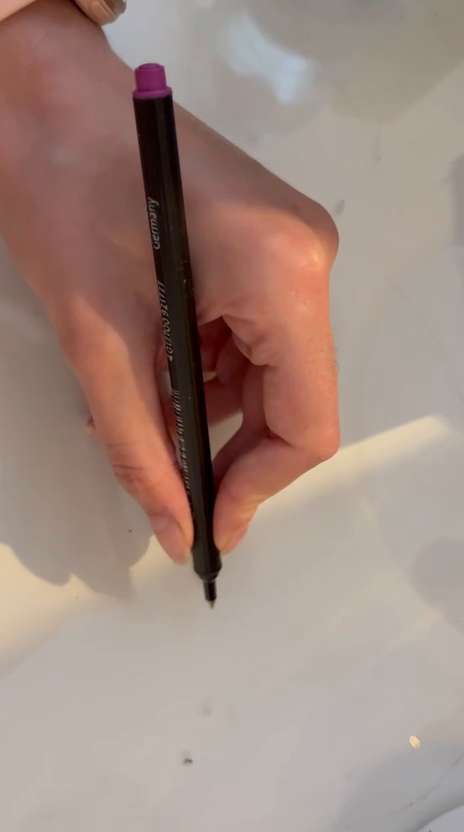
#> input picture frame 41 of Tool_tracking_pen/test_videos/test.mp4, 464 x 832 px, given in place of test8.mp4, which was not available
$ python predict_.video_frames.py
#> lines starting #> are read from the running program, lines starting #| are printed output that depends on the picture; pictures that were not available may be replaced by others from this repository, and a replacement may not be noted
from pathlib import Path
import sys
import os
import subprocess
import cv2

# config.py laden
PROJECT_SCRIPTS = Path(__file__).resolve().parents[1]
PROJECT_ROOT = Path(__file__).resolve().parents[2]

sys.path.insert(0, str(PROJECT_SCRIPTS))
import config as cfg


# nnU-Net Pfade setzen
os.environ["nnUNet_raw"] = str(cfg.NNUNET_RAW)
os.environ["nnUNet_preprocessed"] = str(cfg.NNUNET_PREPROCESSED)
os.environ["nnUNet_results"] = str(cfg.NNUNET_RESULTS)


# Video- und Ausgabeordner
VIDEO_PATH = PROJECT_ROOT / "videos" / "test8.mp4"

FRAME_DIR = PROJECT_ROOT / "videos" / "frames_for_prediction"
MASK_DIR = PROJECT_ROOT / "videos" / "predicted_masks"


# nnU-Net Einstellungen
DATASET_ID = "100"
CONFIGURATION = "2d"
FOLD = "0"
TRAINER = "nnUNetTrainer"
CHECKPOINT = "checkpoint_final.pth"
DEVICE = "cpu"

TARGET_SIZE = (432, 432)


# Ordner erstellen und alte Dateien löschen
FRAME_DIR.mkdir(parents=True, exist_ok=True)
MASK_DIR.mkdir(parents=True, exist_ok=True)

for folder in [FRAME_DIR, MASK_DIR]:
    for f in folder.glob("*"):
        if f.is_file():
            f.unlink()


# Video öffnen
cap = cv2.VideoCapture(str(VIDEO_PATH))

if not cap.isOpened():
    raise Exception(f"Video konnte nicht geöffnet werden: {VIDEO_PATH}")

fps = cap.get(cv2.CAP_PROP_FPS)
width = int(cap.get(cv2.CAP_PROP_FRAME_WIDTH))
height = int(cap.get(cv2.CAP_PROP_FRAME_HEIGHT))

print(f"Video geladen: {VIDEO_PATH}")
print(f"FPS: {fps}, Größe: {width}x{height}")


# Video Frame für Frame speichern
frame_idx = 0

while True:
    ret, frame = cap.read()
#> frame is the input picture: shape (832, 464, 3); mean B, G, R 129.1, 138.6, 161.4

    if not ret:
        break

    # Frame auf Modellgröße bringen
    resized = cv2.resize(
        frame,
        TARGET_SIZE,
        interpolation=cv2.INTER_AREA
    )
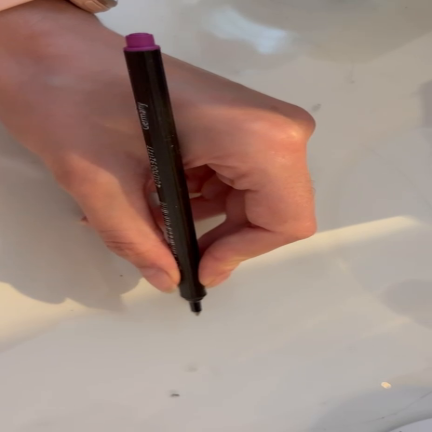
#> resized: shape (432, 432, 3); mean B, G, R 129.1, 138.6, 161.4

    # Farbkanäle trennen
    b, g, r = cv2.split(resized)
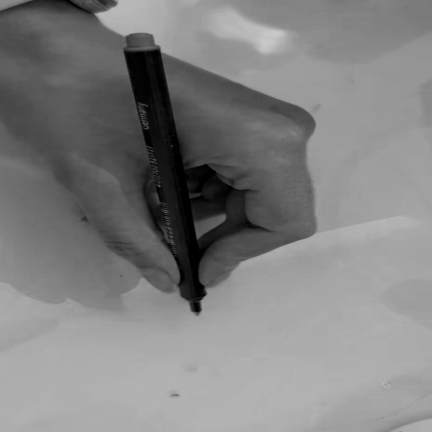
#> b: shape (432, 432); min 0, max 201, mean 129.1
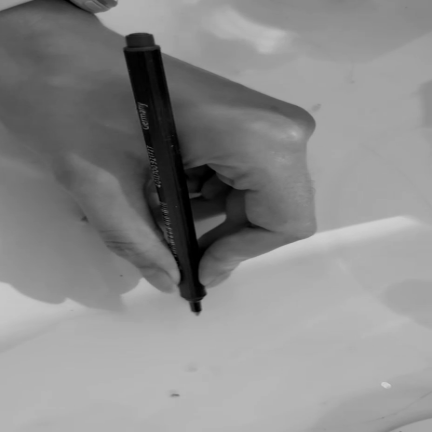
#> g: shape (432, 432); min 0, max 209, mean 138.6
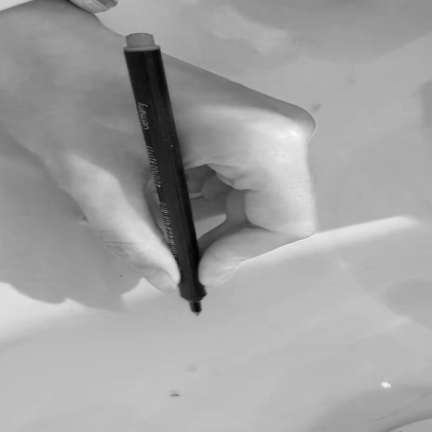
#> r: shape (432, 432); min 0, max 254, mean 161.4

    case_name = f"frame_{frame_idx:04d}"

    # Kanäle im nnU-Net Format speichern
    cv2.imwrite(str(FRAME_DIR / f"{case_name}_0000.png"), b)
    cv2.imwrite(str(FRAME_DIR / f"{case_name}_0001.png"), g)
    cv2.imwrite(str(FRAME_DIR / f"{case_name}_0002.png"), r)

    frame_idx += 1

cap.release()

print(f"{frame_idx} Frames gespeichert in: {FRAME_DIR}")
print(f"{frame_idx * 3} Kanal-Dateien gespeichert.")


# Beispiel-Frame prüfen
example_files = sorted(FRAME_DIR.glob("frame_0000_*.png"))

print("Beispiel-Dateien für frame_0000:")
for f in example_files:
    print(f.name)

if len(example_files) != 3:
    raise RuntimeError(
        "Fehler: Für frame_0000 wurden nicht 3 Kanal-Dateien gespeichert. "
        "Erwartet: frame_0000_0000.png, frame_0000_0001.png, frame_0000_0002.png"
    )


# Anzahl der gespeicherten Dateien prüfen
all_pngs = list(FRAME_DIR.glob("*.png"))
expected_pngs = frame_idx * 3

print(f"PNG-Dateien im Input-Ordner: {len(all_pngs)}")
print(f"Erwartete PNG-Dateien: {expected_pngs}")

if len(all_pngs) != expected_pngs:
    raise RuntimeError(
        f"Fehler: Es sollten {expected_pngs} PNG-Dateien vorhanden sein, "
        f"gefunden wurden aber {len(all_pngs)}."
    )


# nnU-Net Befehl vorbereiten
cmd = [
    "nnUNetv2_predict",
    "-i", str(FRAME_DIR),
    "-o", str(MASK_DIR),
    "-d", DATASET_ID,
    "-c", CONFIGURATION,
    "-f", FOLD,
    "-tr", TRAINER,
    "-chk", CHECKPOINT,
    "-device", DEVICE
]


# Prediction starten
print("Starte nnU-Net Prediction...")
print(" ".join(cmd))

result = subprocess.run(
    cmd,
    capture_output=True,
    text=True
)


# Ausgabe anzeigen
print("STDOUT:")
print(result.stdout)

print("STDERR:")
print(result.stderr)

result.check_returncode()

print(f"Prediction abgeschlossen. Masken gespeichert in: {MASK_DIR}")

$ run again, starting later in the video
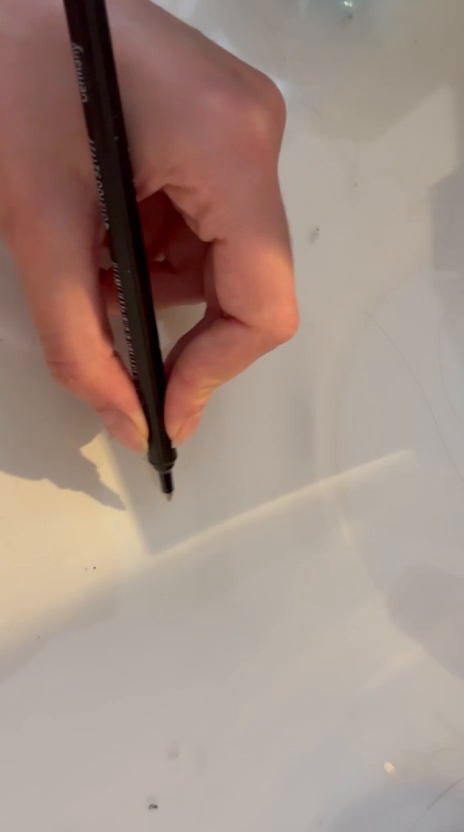
#> input picture frame 187 of Tool_tracking_pen/test_videos/test.mp4, 464 x 832 px, given in place of test8.mp4, which was not available
#> frame is the input picture: shape (832, 464, 3); mean B, G, R 131.4, 141.5, 162.8
#> `resized = cv2.resize( frame, TARGET_SIZE, interpolation=cv2.INTER_AREA )`:
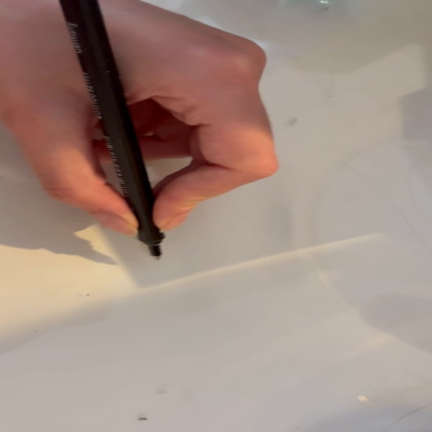
#> resized: shape (432, 432, 3); mean B, G, R 131.4, 141.5, 162.8
#> `b, g, r = cv2.split(resized)`:
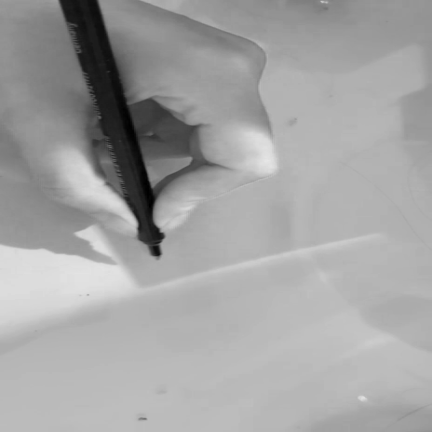
#> r: shape (432, 432); min 0, max 231, mean 162.8

$ run again, starting later in the video
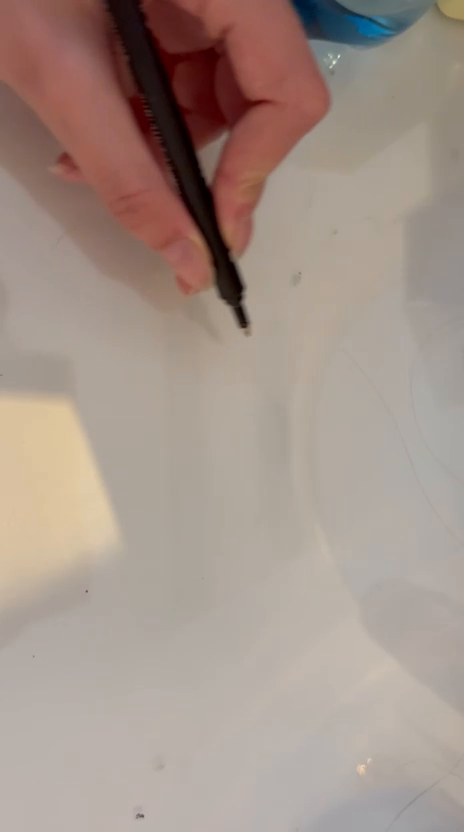
#> input picture frame 333 of Tool_tracking_pen/test_videos/test.mp4, 464 x 832 px, given in place of test8.mp4, which was not available
#> frame is the input picture: shape (832, 464, 3); mean B, G, R 137.5, 147, 163.8
#> `resized = cv2.resize( frame, TARGET_SIZE, interpolation=cv2.INTER_AREA )`:
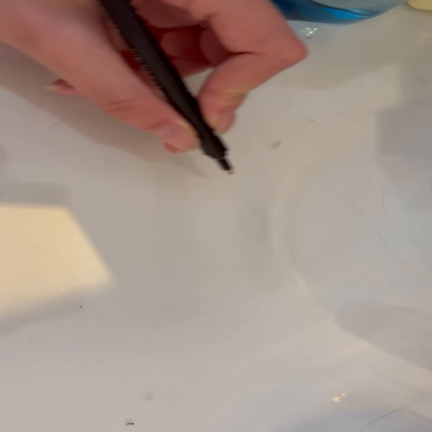
#> resized: shape (432, 432, 3); mean B, G, R 137.5, 147, 163.8
#> `b, g, r = cv2.split(resized)`:
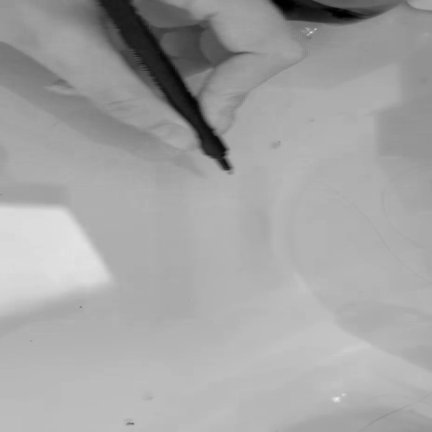
#> r: shape (432, 432); min 0, max 235, mean 163.8
